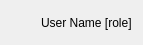
<?xml version="1.0" encoding="UTF-8"?>
<ui version="4.0">
 <class>ProjectUserWidget</class>
 <widget class="QWidget" name="ProjectUserWidget">
  <property name="geometry">
   <rect>
    <x>0</x>
    <y>0</y>
    <width>136</width>
    <height>35</height>
   </rect>
  </property>
  <property name="windowTitle">
   <string>Form</string>
  </property>
  <layout class="QHBoxLayout" name="horizontalLayout">
   <item>
    <widget class="QToolButton" name="closeAccess">
     <property name="text">
      <string/>
     </property>
     <property name="icon">
      <iconset resource="../../../scenarist-core/Resources/Resources.qrc">
       <normaloff>:/Graphics/Icons/Editing/close-box-outline.png</normaloff>:/Graphics/Icons/Editing/close-box-outline.png</iconset>
     </property>
     <property name="autoRaise">
      <bool>true</bool>
     </property>
    </widget>
   </item>
   <item>
    <widget class="QLabel" name="userName">
     <property name="text">
      <string>User Name [role]</string>
     </property>
    </widget>
   </item>
  </layout>
 </widget>
 <resources>
  <include location="../../../scenarist-core/Resources/Resources.qrc"/>
 </resources>
 <connections/>
</ui>
